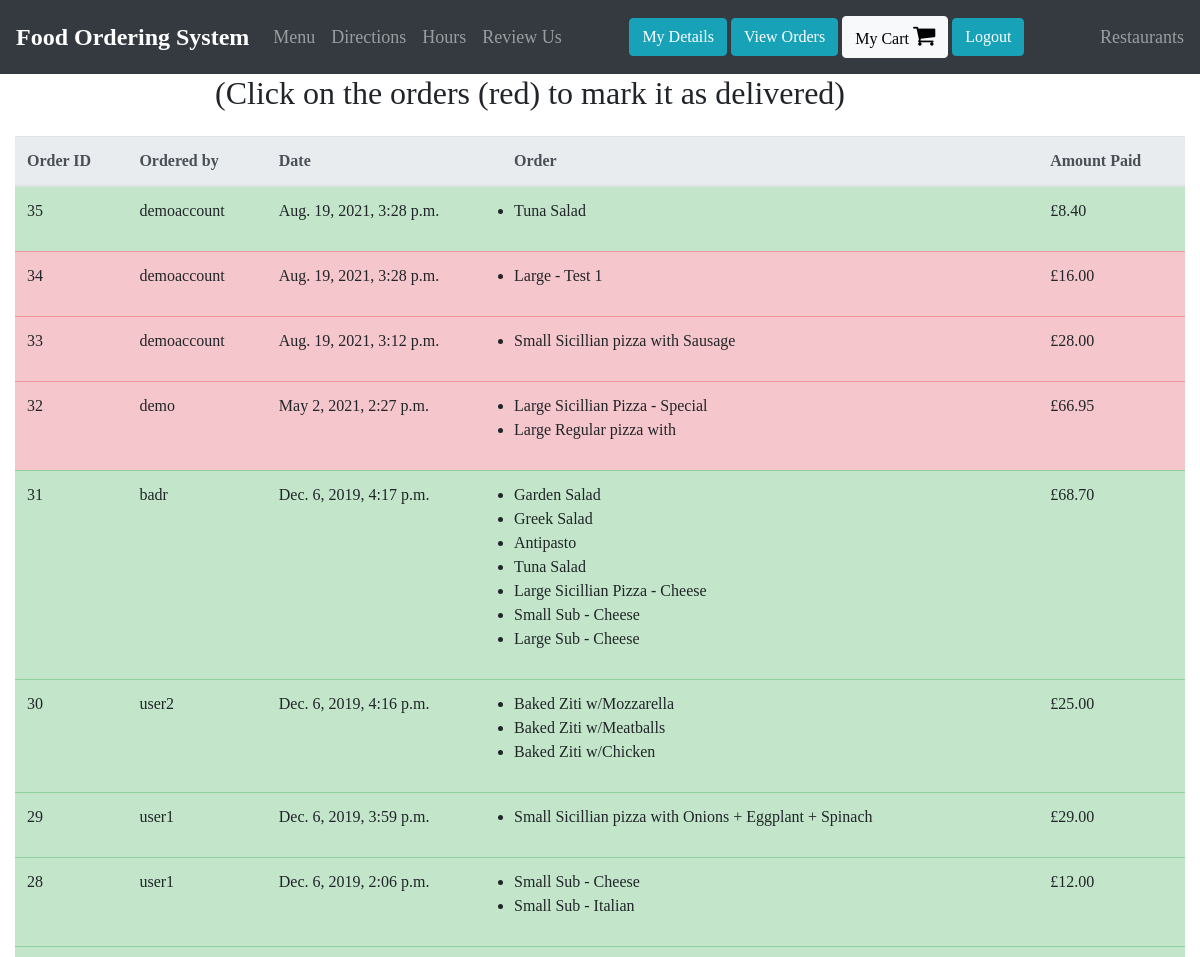
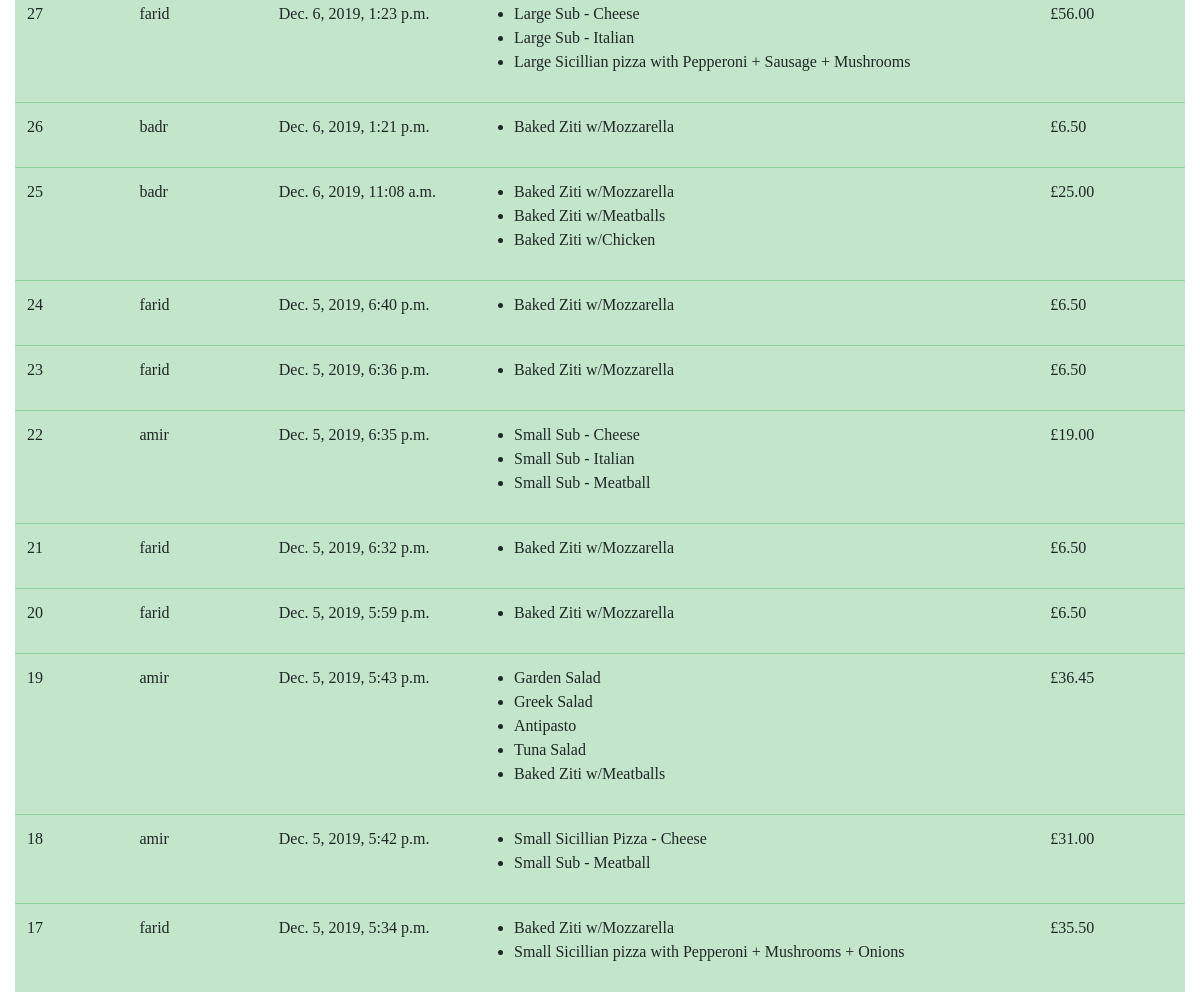
Screenshot of /view-orders/ (signed in) with the database file from the repository (2 pictures, top to bottom).
### orders/models.py (models this page shows, shortened)
class UserOrder(models.Model):
    username = models.CharField(max_length=200) #who placed the order
    order = models.TextField() #this will be a string representation of the cart from localStorage
    price = models.DecimalField(max_digits=6, decimal_places=2) #how much was the order
    time_of_order  = models.DateTimeField(default=datetime.now, blank=True)
    delivered = models.BooleanField()

### orders/views.py (the view)
# urls.py: path('view-orders/', views.view_orders, name='view_orders'),
def view_orders(request):
    if request.user.is_superuser:
        rows = UserOrder.objects.all().order_by('-time_of_order')
        return render(request, "orders/orders.html", {"rows": rows})
    else:
        rows = UserOrder.objects.filter(username=request.user.username).order_by('-time_of_order')
        return render(request, "orders/orders.html", {"rows": rows})

### orders/templatetags/custom_tags.py (called while the page is built)
@register.filter(name="format_cart")
def format_cart(value):
    return value[1:-1].split(",")

@register.filter(name="format_cart_item")
def format_cart_item(value):
    return value.replace("'","")

### orders/templates/orders/orders.html (shortened to what this page needs)
{% extends 'orders/header.html' %}
{% load custom_tags %}
{% block content %}
<div class="container-fluid">
  <div class="row justify-content-center">
    <div class="col-md-8">
      {% if user.is_superuser %}
        <h2>(Click on the orders (red) to mark it as delivered)</h2>
      {% else %}
        <h2> Orders by: {{user.get_username}} </h2>
      {% endif %}
    </div>
    <div class="col-md-12 mt-3">
      <table class="table">
          <thead class="thead-light">
          <tr>
            <th scope="col">Order ID</th>
            <th scope="col">Ordered by</th>
            <th scope="col">Date</th>
            <th scope="col">Order</th>
            <th scope="col">Amount Paid</th>
          </tr>
          </thead>
          <tbody id="orders_table">
            {% for row in rows %}
            {% if row.delivered %}
              <tr class="table-success">
            {% else %}
              <tr class="table-danger mark-as-complete">
            {% endif %}
                <td>{{row.id}}</td>
                <td>{{row.username}}</td>
                <td>{{row.time_of_order}}</td>
                <td >
                  <ul>
                    {% for item in row.order|format_cart %}
                      <li>{{item|format_cart_item}}</li>
                    {% endfor %}
                  </ul>
                </td>
                <td>£{{row.price}}</td>
              </tr>
            {% endfor %}
          </tbody>
      </table>
    </div>
  </div>
</div>
{% endblock %}

### orders/static/css/landingpagestyling.css (style rules this page uses)
* { margin: 0px; padding: 0px; font-family: poppins; box-sizing: border-box; }

### rows the page displays
UserOrder: id "35", username "demoaccount", time_of_order "Aug. 19, 2021, 3:28 p.m.", order "Tuna Salad", price "8.40"
UserOrder: id "34", username "demoaccount", time_of_order "Aug. 19, 2021, 3:28 p.m.", order "Large - Test 1", price "16.00"
UserOrder: id "33", username "demoaccount", time_of_order "Aug. 19, 2021, 3:12 p.m.", order "Small Sicillian pizza with Sausage", price "28.00"
UserOrder: id "32", username "demo", time_of_order "May 2, 2021, 2:27 p.m.", order "Large Sicillian Pizza - Special" "Large Regular pizza with", price "66.95"
UserOrder: id "31", username "badr", time_of_order "Dec. 6, 2019, 4:17 p.m.", order "Garden Salad" "Greek Salad" "Antipasto" "Tuna Salad" "Large Sicillian Pizza - Cheese" "Small Sub - Cheese" "Large Sub - Cheese", price "68.70"
UserOrder: id "30", username "user2", time_of_order "Dec. 6, 2019, 4:16 p.m.", order "Baked Ziti w/Mozzarella" "Baked Ziti w/Meatballs" "Baked Ziti w/Chicken", price "25.00"
UserOrder: id "29", username "user1", time_of_order "Dec. 6, 2019, 3:59 p.m.", order "Small Sicillian pizza with Onions + Eggplant + Spinach", price "29.00"
UserOrder: id "28", username "user1", time_of_order "Dec. 6, 2019, 2:06 p.m.", order "Small Sub - Cheese" "Small Sub - Italian", price "12.00"
UserOrder: id "27", username "farid", time_of_order "Dec. 6, 2019, 1:23 p.m.", order "Large Sub - Cheese" "Large Sub - Italian" "Large Sicillian pizza with Pepperoni + Sausage + Mushrooms", price "56.00"
UserOrder: id "26", username "badr", time_of_order "Dec. 6, 2019, 1:21 p.m.", order "Baked Ziti w/Mozzarella", price "6.50"
UserOrder: id "25", username "badr", time_of_order "Dec. 6, 2019, 11:08 a.m.", order "Baked Ziti w/Mozzarella" "Baked Ziti w/Meatballs" "Baked Ziti w/Chicken", price "25.00"
UserOrder: id "24", username "farid", time_of_order "Dec. 5, 2019, 6:40 p.m.", order "Baked Ziti w/Mozzarella", price "6.50"
UserOrder: id "23", username "farid", time_of_order "Dec. 5, 2019, 6:36 p.m.", order "Baked Ziti w/Mozzarella", price "6.50"
UserOrder: id "22", username "amir", time_of_order "Dec. 5, 2019, 6:35 p.m.", order "Small Sub - Cheese" "Small Sub - Italian" "Small Sub - Meatball", price "19.00"
UserOrder: id "21", username "farid", time_of_order "Dec. 5, 2019, 6:32 p.m.", order "Baked Ziti w/Mozzarella", price "6.50"
UserOrder: id "20", username "farid", time_of_order "Dec. 5, 2019, 5:59 p.m.", order "Baked Ziti w/Mozzarella", price "6.50"
UserOrder: id "19", username "amir", time_of_order "Dec. 5, 2019, 5:43 p.m.", order "Garden Salad" "Greek Salad" "Antipasto" "Tuna Salad" "Baked Ziti w/Meatballs", price "36.45"
UserOrder: id "18", username "amir", time_of_order "Dec. 5, 2019, 5:42 p.m.", order "Small Sicillian Pizza - Cheese" "Small Sub - Meatball", price "31.00"
UserOrder: id "17", username "farid", time_of_order "Dec. 5, 2019, 5:34 p.m.", order "Baked Ziti w/Mozzarella" "Small Sicillian pizza with Pepperoni + Mushrooms + Onions", price "35.50"
